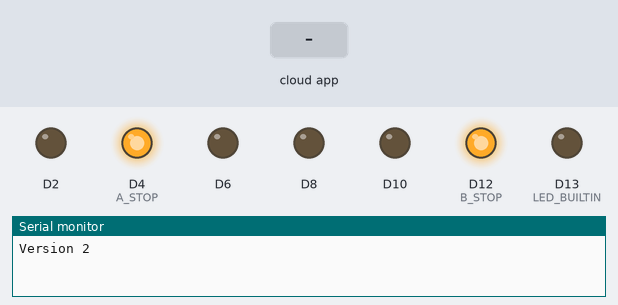
The sketch below on a simulated Arduino Nano 33 IoT. On the bench: output pins drawn as LEDs (lit = HIGH), the last lines printed to the serial monitor. The test bench sets the inputs (shaded band). WiFi joins after 1.5 s; servers stay silent unless stated; not simulated (calls return 0 or success): arduino_secrets.h.

Above: at 1.6 s.
At 4.7 s:
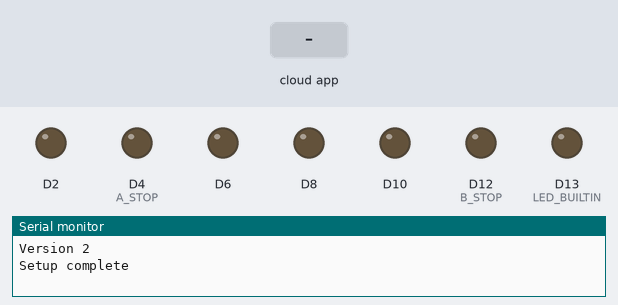
4.8 s: the phone or cloud app sets curtains_A to 0
6.3 s: the phone or cloud app sets curtains_A_Stop to 0
7.8 s: the phone or cloud app sets curtains_B to 0
9.3 s: the phone or cloud app sets curtains_B_Stop to 0
Timing chart, 0 to 11.8 s (numbered marks = the images above; inputs shaded):
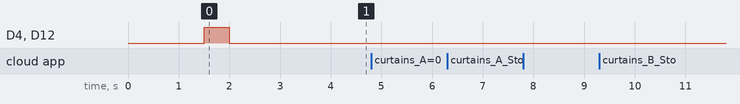

The sketch:

Curtains_feb21a.ino
```cpp
// See GitHub for original source
//
// I had a lot of trouble getting this to work with the desktop
// ArduinoIDE so it's probably better to develop + upload with the
// cloud IDE.

#include <AsyncTimer.h>

#include "arduino_secrets.h"

#include "thingProperties.h"

const int CURTAINS_A_RUN_TIME_MS = 7000;
const int CURTAINS_B_RUN_TIME_MS = 8000;

const int B_STOP = 12;
const int B_OPEN = 10;
const int B_CLOSE = 8;

const int A_STOP = 4;
const int A_OPEN = 6;
const int A_CLOSE = 2;

int g_last_timeout_id_A = -1;
int g_last_timeout_id_B = -1;

AsyncTimer g_timer;

// For some reason we often get fake events on startup which we need to
// ignore. The exact number we get varies.
//
// The first workaround was just to ignore the first few events, as in the
// code below. But with this, long after things initially seem to work,
// events appear to be ignored. I am attributing this to overall system
// instability leading to random restarts, followed by "too few" initial
// events.
//
// int g_initial_change_event_count;
// static bool gotInitialChangeEvent() {
//   if (g_initial_change_event_count == 4) {
//     return false;
//   }
//   Serial.println("Treating as initial event");
//   if (++g_initial_change_event_count == 4) {
//     Serial.println("Got all initial change events");
//     digitalWrite(LED_BUILTIN, HIGH);
//   }
//   return true;
// }
//
// Work around #2: ignore events within an initial time period.
bool g_ready_to_accept_events;

static bool gotInitialChangeEvent() {
  if (g_ready_to_accept_events) {
    return false;
  }
  Serial.println("Treating as initial event and ignoring.");
  return true;
}

void setup() {
  // g_initial_change_event_count = 0;
  g_ready_to_accept_events = false;

  for (int i = 2; i <= 12; i += 2) {
    pinMode(i, OUTPUT);
  }
  pinMode(LED_BUILTIN, OUTPUT);

  // Initialize serial and wait for port to open:
  Serial.begin(9600);
  // This delay gives the chance to wait for a Serial Monitor without blocking if none is found
  delay(1500);

  Serial.println("Version 2");

  digitalWrite(A_STOP, HIGH);
  digitalWrite(B_STOP, HIGH);
  delay(500);
  digitalWrite(A_STOP, LOW);
  digitalWrite(B_STOP, LOW);

  // Defined in thingProperties.h
  initProperties();

  // Connect to Arduino IoT Cloud
  ArduinoCloud.begin(ArduinoIoTPreferredConnection);

  /*
     The following function allows you to obtain more information
     related to the state of network and IoT Cloud connection and errors
     the higher number the more granular information you’ll get.
     The default is 0 (only errors).
     Maximum is 4
 */
  setDebugMessageLevel(2);
  ArduinoCloud.printDebugInfo();

  g_timer.setTimeout([=]() {
    Serial.println("Initial event window closed. Further events will be honored.");
    g_ready_to_accept_events = true;
    digitalWrite(LED_BUILTIN, HIGH);
  }, 1000 * 60);

  Serial.println("Setup complete");
}

void loop() {
  g_timer.handle();
  ArduinoCloud.update();
}

static void pushButton(int button) {
  Serial.print("Pushing button ");
  Serial.println(button, DEC);
  digitalWrite(button, HIGH);
  g_timer.setTimeout([=]() {
    Serial.print("Releasing button ");
    Serial.println(button, DEC);
    digitalWrite(button, LOW);
  }, 500);
}

static void processCurtainChange(
    CloudSmartPlug& var,
    int& last_timeout_id,
    int open_button,
    int close_button,
    int stop_button,
    int runtime) {
  if (gotInitialChangeEvent()) {
    return;
  }

  if (last_timeout_id != -1) {
    g_timer.cancel(static_cast<unsigned short>(last_timeout_id));
  }

  if (var) {
    Serial.println("Open curtains");
    pushButton(open_button);
  } else {
    Serial.println("Closing curtains");
    pushButton(close_button);
  }

  last_timeout_id = g_timer.setTimeout([=]() mutable {
    pushButton(stop_button);
    last_timeout_id = -1;
  }, runtime);
}

void onCurtainsAChange()  {
  Serial.println("Got curtains A event");
  processCurtainChange(
    curtains_A,
    g_last_timeout_id_A,
    A_OPEN,
    A_CLOSE,
    A_STOP,
    CURTAINS_A_RUN_TIME_MS);
}

void onCurtainsBChange()  {
  Serial.println("Got curtains B event");
  processCurtainChange(
    curtains_B,
    g_last_timeout_id_B,
    B_OPEN,
    B_CLOSE,
    B_STOP,
    CURTAINS_B_RUN_TIME_MS);
}

void onCurtainsAStopChange() {
  Serial.println("Got curtains A stop event");
  if (gotInitialChangeEvent()) {
    return;
  }

  pushButton(A_STOP);
}

void onCurtainsBStopChange() {
  Serial.println("Got curtains B stop event");
  if (gotInitialChangeEvent()) {
    return;
  }

  pushButton(B_STOP);
}
```

thingProperties.h
```cpp
// Code generated by Arduino IoT Cloud, DO NOT EDIT.

#include <ArduinoIoTCloud.h>
#include <Arduino_ConnectionHandler.h>

const char SSID[]     = SECRET_SSID;    // Network SSID (name)
const char PASS[]     = SECRET_PASS;    // Network password (use for WPA, or use as key for WEP)

void onCurtainsAChange();
void onCurtainsAStopChange();
void onCurtainsBChange();
void onCurtainsBStopChange();

CloudSmartPlug curtains_A;
CloudSmartPlug curtains_A_Stop;
CloudSmartPlug curtains_B;
CloudSmartPlug curtains_B_Stop;

void initProperties(){

  ArduinoCloud.addProperty(curtains_A, READWRITE, ON_CHANGE, onCurtainsAChange);
  ArduinoCloud.addProperty(curtains_A_Stop, READWRITE, ON_CHANGE, onCurtainsAStopChange);
  ArduinoCloud.addProperty(curtains_B, READWRITE, ON_CHANGE, onCurtainsBChange);
  ArduinoCloud.addProperty(curtains_B_Stop, READWRITE, ON_CHANGE, onCurtainsBStopChange);

}

WiFiConnectionHandler ArduinoIoTPreferredConnection(SSID, PASS);
```
